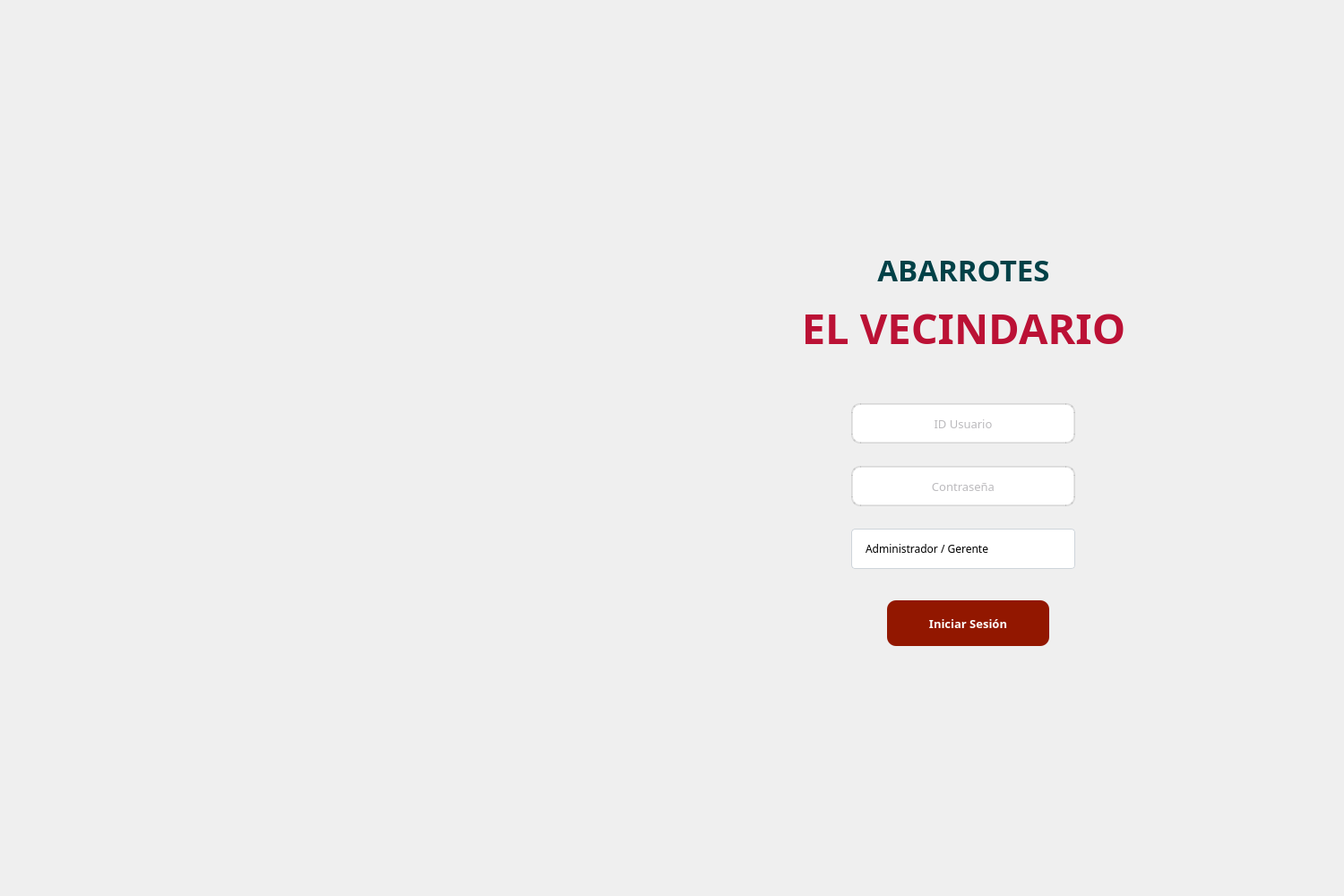
<?xml version="1.0" encoding="UTF-8"?>
<ui version="4.0">
 <class>MainWindow</class>
 <widget class="QMainWindow" name="MainWindow">
  <property name="geometry">
   <rect>
    <x>0</x>
    <y>0</y>
    <width>1500</width>
    <height>1000</height>
   </rect>
  </property>
  <property name="windowTitle">
   <string>MainWindow</string>
  </property>
  <widget class="QWidget" name="centralwidget">
   <widget class="QLabel" name="label">
    <property name="geometry">
     <rect>
      <x>940</x>
      <y>270</y>
      <width>271</width>
      <height>61</height>
     </rect>
    </property>
    <property name="font">
     <font>
      <family>Product Sans</family>
      <pointsize>25</pointsize>
      <weight>75</weight>
      <bold>true</bold>
     </font>
    </property>
    <property name="styleSheet">
     <string notr="true">color: #004147</string>
    </property>
    <property name="text">
     <string>ABARROTES</string>
    </property>
    <property name="alignment">
     <set>Qt::AlignCenter</set>
    </property>
   </widget>
   <widget class="QLabel" name="label_2">
    <property name="geometry">
     <rect>
      <x>830</x>
      <y>320</y>
      <width>491</width>
      <height>91</height>
     </rect>
    </property>
    <property name="font">
     <font>
      <family>Product Sans</family>
      <pointsize>35</pointsize>
      <weight>75</weight>
      <bold>true</bold>
     </font>
    </property>
    <property name="styleSheet">
     <string notr="true">color: #bb1135;</string>
    </property>
    <property name="text">
     <string>EL VECINDARIO</string>
    </property>
    <property name="alignment">
     <set>Qt::AlignCenter</set>
    </property>
   </widget>
   <widget class="QLineEdit" name="txtUsuario">
    <property name="geometry">
     <rect>
      <x>950</x>
      <y>450</y>
      <width>250</width>
      <height>45</height>
     </rect>
    </property>
    <property name="font">
     <font>
      <family>Product Sans</family>
      <pointsize>10</pointsize>
     </font>
    </property>
    <property name="styleSheet">
     <string notr="true">QLineEdit {
	color: #77767c;
	border: 2px solid  rgba(0,0,0,0.1);
	border-radius: 10px;
	padding: 10px;
}

QLineEdit:focus {
	border:2px solid #c8d6ed;
}</string>
    </property>
    <property name="alignment">
     <set>Qt::AlignCenter</set>
    </property>
    <property name="placeholderText">
     <string>ID Usuario</string>
    </property>
   </widget>
   <widget class="QLineEdit" name="txtContrasena">
    <property name="geometry">
     <rect>
      <x>950</x>
      <y>520</y>
      <width>250</width>
      <height>45</height>
     </rect>
    </property>
    <property name="font">
     <font>
      <family>Product Sans</family>
      <pointsize>10</pointsize>
     </font>
    </property>
    <property name="styleSheet">
     <string notr="true">QLineEdit {
	color: #77767c;
	border: 2px solid  rgba(0,0,0,0.1);
	border-radius: 10px;
	padding: 10px;
}

QLineEdit:focus {
	border:2px solid #c8d6ed;
}</string>
    </property>
    <property name="echoMode">
     <enum>QLineEdit::Password</enum>
    </property>
    <property name="alignment">
     <set>Qt::AlignCenter</set>
    </property>
    <property name="placeholderText">
     <string>Contraseña</string>
    </property>
   </widget>
   <widget class="QLabel" name="label_3">
    <property name="geometry">
     <rect>
      <x>-2</x>
      <y>-4</y>
      <width>621</width>
      <height>1011</height>
     </rect>
    </property>
    <property name="text">
     <string/>
    </property>
    <property name="pixmap">
     <pixmap>../Recursos/img/login-1.webp</pixmap>
    </property>
    <property name="scaledContents">
     <bool>true</bool>
    </property>
   </widget>
   <widget class="QPushButton" name="btnIniciar">
    <property name="geometry">
     <rect>
      <x>990</x>
      <y>670</y>
      <width>181</width>
      <height>51</height>
     </rect>
    </property>
    <property name="font">
     <font>
      <family>Product Sans</family>
      <pointsize>10</pointsize>
      <weight>75</weight>
      <bold>true</bold>
     </font>
    </property>
    <property name="styleSheet">
     <string notr="true">QPushButton {
	color: #fff;
	background-color: #921700;
	border-radius: 10px;
}

QPushButton:pressed {
	background-color: #470c04;
}</string>
    </property>
    <property name="text">
     <string>Iniciar Sesión</string>
    </property>
   </widget>
   <widget class="QComboBox" name="cmbUsuario">
    <property name="geometry">
     <rect>
      <x>950</x>
      <y>590</y>
      <width>250</width>
      <height>45</height>
     </rect>
    </property>
    <property name="font">
     <font>
      <family>Product Sans</family>
      <pointsize>9</pointsize>
      <weight>50</weight>
      <bold>false</bold>
     </font>
    </property>
    <property name="styleSheet">
     <string notr="true">QComboBox {
	border: 1px solid #ced4da;
	border-radius: 4px;
	padding-left: 15px;
}

QComboBox::drop-down {
	border: 0px;
}

QComboBox:on {
	border: 4px solid #c2dbfe;
}

QComboBox QListView {
	font-size: 12px;
	border: 1px solid rgba(0,0,0,.1);
	padding: 5px;
	background-color: #fff;
	outline: 0px;
}

QComboBox QListView:item {
	padding-left: 10px;
	background-color: #fff;
}

QComboBox QListView:item:hover {
	background-color: #1e90ff;
}

QComboBox QListView:item:selected {
	background-color: #1e90ff;
}</string>
    </property>
    <item>
     <property name="text">
      <string>Administrador / Gerente</string>
     </property>
    </item>
    <item>
     <property name="text">
      <string>Encargado / Supervisor</string>
     </property>
    </item>
    <item>
     <property name="text">
      <string>Empleado</string>
     </property>
    </item>
   </widget>
  </widget>
 </widget>
 <resources/>
 <connections/>
</ui>
